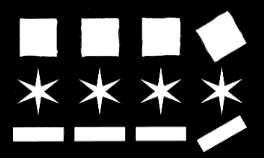
//> input picture images/train.png, 264 x 158 px
$ ./main   (built with g++ and OpenCV 4)
//> lines starting //> are read from the running program, lines starting //| are printed output that depends on the picture; after the words box and inside, x2 and y2 are one past the last pixel; in counts of white or black regions, pixels touching at a corner belong together
### indexing.h
#include <opencv2/opencv.hpp>
#include <vector>
#include <list>
#include <utility>

std::list<std::vector<std::pair<int, int>>> indexAndColor(cv::Mat &img, cv::Vec3b bg);

### indexing.cpp
#include "indexing.h"
#include <opencv2/opencv.hpp>
#include <stack>

std::vector<std::pair<int, int>> indexObject(cv::Mat &img, std::pair<int, int> start, cv::Vec3b bg, cv::Vec3b color) {
    std::stack<std::pair<int, int>> stack;
    std::vector<std::pair<int, int>> pixels;
    stack.push(start);
    while (!(stack.empty())) {
        // Current coordinates
        std::pair c = stack.top();
        pixels.push_back(c);
        img.at<cv::Vec3b>(c.first, c.second) = color;
        stack.pop();

        if (img.at<cv::Vec3b>(c.first + 1, c.second) != bg
        && img.at<cv::Vec3b>(c.first + 1, c.second) != color
        ) {
            std::pair<int,int> l = std::make_pair(c.first + 1, c.second);
            stack.push(l);
        }
        if (img.at<cv::Vec3b>(c.first - 1, c.second) != bg
        && img.at<cv::Vec3b>(c.first - 1, c.second) != color
        ) {
            std::pair<int,int> o = std::make_pair(c.first - 1, c.second);
            stack.push(o);
        }
        if (img.at<cv::Vec3b>(c.first, c.second + 1) != bg
        && img.at<cv::Vec3b>(c.first, c.second + 1) != color
        ) {
            std::pair<int,int> s = std::make_pair(c.first, c.second + 1);
            stack.push(s);
        }
        if (img.at<cv::Vec3b>(c.first, c.second - 1) != bg
        && img.at<cv::Vec3b>(c.first, c.second - 1) != color
        ) {
            std::pair<int,int> n = std::make_pair(c.first, c.second - 1);
            stack.push(n);
        }
    }
    return pixels;
}

std::list<std::vector<std::pair<int, int>>> indexAndColor(cv::Mat &img, cv::Vec3b bg) {
    std::list<std::vector<std::pair<int,int>>> objectList;
    cv::Vec3b white = cv::Vec3b(255, 255, 255);

    for (int i = 0; i < img.rows; i++) {
        for (int j = 0; j < img.cols; j++) {
            if (img.at<cv::Vec3b>(i,j) == white) {
                std::pair<int, int> start = std::make_pair(i,j);
                cv::Vec3b color = cv::Vec3b(rand() % 255, rand() % 255, rand() % 255);
                objectList.push_back(indexObject(img, start, bg, color));
            }
        }
    }
    return objectList;
}

### main.cpp
#include <opencv2/opencv.hpp>
#include "indexing.h"
#include <stdio.h>
#include <utility>
#include <vector>

float m(std::vector<std::pair<int,int>>obj, float p, float q) {
    float sum = 0;
    for (int i = 0; i < obj.size(); i++) {
        float x = obj.at(i).first;
        float y = obj.at(i).second;
        float x_p = std::pow(x, p);
        float y_q = std::pow(y, q);
        sum = sum + (x_p*y_q);
    }
    return sum;
}

float area(std::vector<std::pair<int,int>> obj) {
    return m(obj, 0, 0);
}

std::pair<float,float> center_of_mass(std::vector<std::pair<int,int>> obj) {
    float x_t = m(obj, 1, 0) / area(obj);
    float y_t = m(obj, 0, 1) / area(obj);
    return std::pair<float,float>(x_t, y_t);
}

int circumference(cv::Mat img, std::vector<std::pair<int, int>> obj) {
    cv::Vec3b color = img.at<cv::Vec3b>(obj.front().first, obj.front().second);
    int circumference = 0;

    for (int i = 0; i < obj.size(); i++) {
        int x = obj.at(i).first;
        int y = obj.at(i).second;
        if (img.at<cv::Vec3b>(x + 1, y) != color
        || img.at<cv::Vec3b>(x - 1, y) != color
        || img.at<cv::Vec3b>(x, y + 1) != color
        || img.at<cv::Vec3b>(x, y - 1) != color
        ) {
            circumference++;
        }
    }

    return circumference;
}

float mu(std::vector<std::pair<int,int>> obj, float p, float q) {
    float x_t = center_of_mass(obj).first;
    float y_t = center_of_mass(obj).second;
    float sum  = 0;
    for (int i = 0; i < obj.size(); i++) {
        int x = obj.at(i).first;
        int y = obj.at(i).second;
        float a = pow((x - x_t), p);
        float b = pow((y - y_t), q);
        float result = a*b;
        sum = sum + result;
    }
    return sum;
}

float feature1(cv::Mat img, std::vector<std::pair<int,int>> obj) {
    float result = pow(circumference(img, obj), 2) / (100*area(obj));
    return result;
}

std::pair<float, float> feature2(std::vector<std::pair<int, int>> o) {
    float mu_a = 0.5*(mu(o,2,0) + mu(o,0,2));
    float mu_b = 0.5*(sqrt(4*pow(mu(o,1,1), 2) + pow(mu(o,2,0)-mu(o,0,2), 2)));
    return std::pair<float, float>(mu_a + mu_b, mu_a - mu_b);
}

int main(int argc, char** argv)
{
    cv::Mat img = cv::imread("images/train.png", cv::IMREAD_COLOR);
//> img is the input picture: 158 rows x 264 cols, CV_8UC3; min 0, max 255, mean 62.6
    cv::Mat test1 = cv::imread("images/test01.png", cv::IMREAD_COLOR);
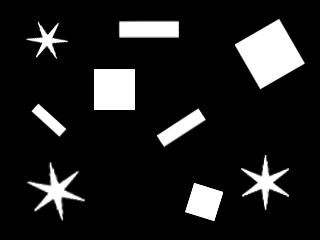
//> input picture images/test01.png, 320 x 240 px
//> test1 is the input picture: 240 rows x 320 cols, CV_8UC3; min 0, max 255, mean 30.4
    cv::Mat test2 = cv::imread("images/test02.png", cv::IMREAD_COLOR);
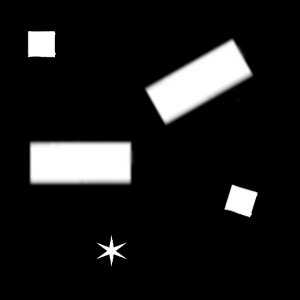
//> input picture images/test02.png, 300 x 300 px
//> test2 is the input picture: 300 rows x 300 cols, CV_8UC3; min 0, max 255, mean 27.4
    cv::Vec3b bg = cv::Vec3b(0, 0, 0);

    std::list<std::vector<std::pair<int, int>>> objectList = indexAndColor(img, bg);
//> after the loop in indexAndColor, `for (int i = 0; i < img.rows; i++)`:
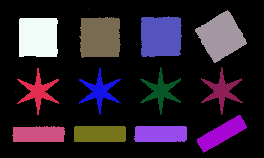
//> img: 158 rows x 264 cols, CV_8UC3; mean B, G, R 42.5, 29.4, 40
//> after the loop in indexAndColor, `for (int i = 0; i < img.rows; i++)`: objectList = 12 items
//> objectList = 12 items
    std::list<std::vector<std::pair<int, int>>> objectsTest1 = indexAndColor(test1, bg);
//> call 2 of indexAndColor, with bg = [0, 0, 0]
//> after the loop in indexAndColor (call 2), `for (int i = 0; i < img.rows; i++)`:
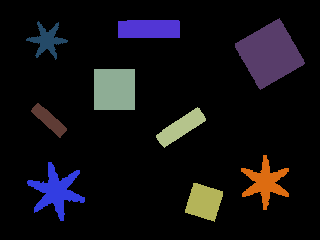
//> img: 240 rows x 320 cols, CV_8UC3; 14.1% of pixels changed, all inside (x1, y1, x2, y2) = (26, 18, 305, 222)
//> after the loop in indexAndColor (call 2), `for (int i = 0; i < img.rows; i++)`: objectList = 9 items
//> objectsTest1 = 9 items
    std::list<std::vector<std::pair<int, int>>> objectsTest2 = indexAndColor(test2, bg);
//> call 3 of indexAndColor, with bg = [0, 0, 0]
//> after the loop in indexAndColor (call 3), `for (int i = 0; i < img.rows; i++)`:
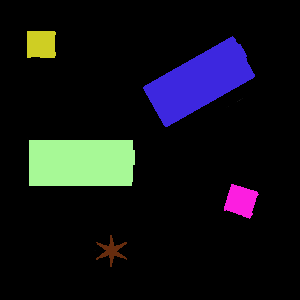
//> img: 300 rows x 300 cols, CV_8UC3; 12.87% of pixels changed, all inside (x1, y1, x2, y2) = (27, 31, 259, 267)
//> after the loop in indexAndColor (call 3), `for (int i = 0; i < img.rows; i++)`: objectList = 5 items
//> objectsTest2 = 5 items
    int listSize = objectList.size();
//> listSize = 12
    std::cout << listSize << std::endl;
//| 12

    for (int i = 0; i < listSize; i++) {
        std::vector<std::pair<int,int>> obj = objectList.front();
        objectList.pop_front();
        int obj_area = area(obj);
        int obj_circumference = circumference(img, obj);
        std::cout << "index: " << i << std::endl;
        std::cout << "area: " << obj_area << std::endl;
        std::cout << "circumference: " << obj_circumference << std::endl;
        std::cout << "" << std::endl;
    }
//> this loop made 12 passes
//> (obj_area, color in circumference, obj_circumference) on passes 1 to 12: (2965, [162, 151, 163], 186), (3019, [190, 83, 85], 248), (2877, [249, 252, 241], 256), (2976, [82, 107, 121], 218), (994, [233, 19, 20], 280), (1004, [81, 45, 226], 281), (1020, [86, 31, 142], 274), (1008, [39, 87, 8], 279), (1472, [212, 5, 167], 152), (1487, [130, 82, 208], 231), (1591, [27, 117, 119], 240), (1585, [237, 74, 153], 235)
//| index: 0
//| area: 2965
//| circumference: 186
//| index: 1
//> (the first 4 of 24 printed lines)
//> (output is shown up to pass 8 of 12)

    cv::imshow("Index", img);
    cv::imshow("Test 01", test1);
    cv::imshow("Test 02", test2);
    cv::waitKey(0);

    return 0;
}
